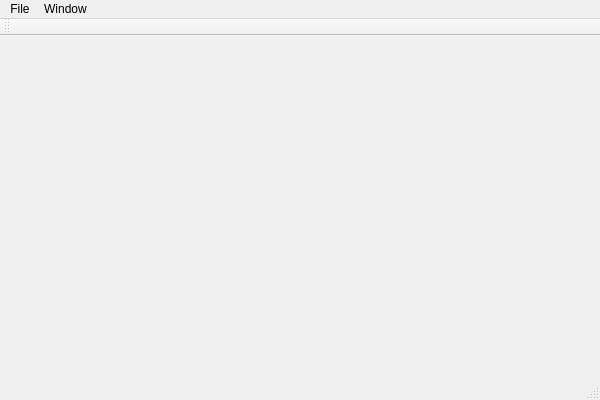
<?xml version="1.0" encoding="UTF-8"?>
<ui version="4.0">
 <class>QtMDIExampleClass</class>
 <widget class="QMainWindow" name="QtMDIExampleClass">
  <property name="geometry">
   <rect>
    <x>0</x>
    <y>0</y>
    <width>600</width>
    <height>400</height>
   </rect>
  </property>
  <property name="windowTitle">
   <string>QtMDIExample</string>
  </property>
  <widget class="QWidget" name="centralWidget"/>
  <widget class="QMenuBar" name="menuBar">
   <property name="geometry">
    <rect>
     <x>0</x>
     <y>0</y>
     <width>600</width>
     <height>26</height>
    </rect>
   </property>
   <widget class="QMenu" name="menu">
    <property name="title">
     <string>Window</string>
    </property>
    <addaction name="actionCloseAll"/>
    <addaction name="action_3"/>
   </widget>
   <widget class="QMenu" name="menu_2">
    <property name="title">
     <string>File</string>
    </property>
    <addaction name="actionAddWindow"/>
    <addaction name="actionExit"/>
   </widget>
   <addaction name="menu_2"/>
   <addaction name="menu"/>
  </widget>
  <widget class="QToolBar" name="mainToolBar">
   <attribute name="toolBarArea">
    <enum>TopToolBarArea</enum>
   </attribute>
   <attribute name="toolBarBreak">
    <bool>false</bool>
   </attribute>
  </widget>
  <widget class="QStatusBar" name="statusBar"/>
  <action name="action">
   <property name="text">
    <string>Новое</string>
   </property>
  </action>
  <action name="actionAddWindow">
   <property name="text">
    <string>New window</string>
   </property>
  </action>
  <action name="action_2">
   <property name="text">
    <string>Новый</string>
   </property>
  </action>
  <action name="actionExit">
   <property name="text">
    <string>Exit</string>
   </property>
  </action>
  <action name="actionCloseAll">
   <property name="text">
    <string>Close All</string>
   </property>
  </action>
  <action name="action_3">
   <property name="text">
    <string>Switch</string>
   </property>
  </action>
  <action name="actionSetWindow1">
   <property name="text">
    <string>Set window 1</string>
   </property>
  </action>
  <action name="actionSetWindow2">
   <property name="text">
    <string>Set window 2</string>
   </property>
  </action>
  <action name="actionSetWindow3">
   <property name="text">
    <string>Set window 3</string>
   </property>
  </action>
  <action name="actionSendMessage">
   <property name="text">
    <string>Send message</string>
   </property>
  </action>
 </widget>
 <layoutdefault spacing="6" margin="11"/>
 <resources/>
 <connections>
  <connection>
   <sender>actionExit</sender>
   <signal>triggered()</signal>
   <receiver>QtMDIExampleClass</receiver>
   <slot>close()</slot>
   <hints>
    <hint type="sourcelabel">
     <x>-1</x>
     <y>-1</y>
    </hint>
    <hint type="destinationlabel">
     <x>299</x>
     <y>199</y>
    </hint>
   </hints>
  </connection>
 </connections>
 <slots>
  <slot>on_actionAddWindow_triggered()</slot>
  <slot>onAddWindow()</slot>
 </slots>
</ui>
